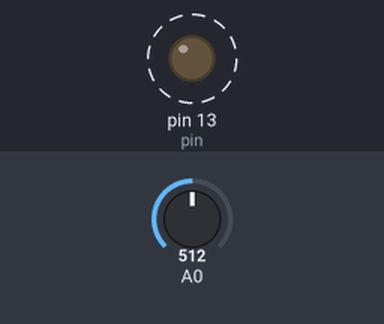
Simulated run of this sketch. Board: Arduino Uno, built with avr-gcc and run on an emulated ATmega328P. Shown: output pins drawn as LEDs (lit = HIGH). Dashed ring = blinking. Inputs (shaded band) come from the test bench; at power-on: A0 = 512. What the sketch prints to the serial monitor is not drawn.

Above: at 0.5 s.
Timing chart, 0 to 4.6 s (numbered marks = the images above):
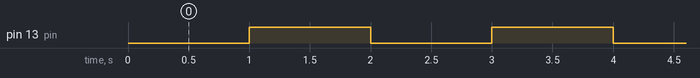

The sketch:

TimerDual.ino
```cpp
#include "Timer.h"

Timer t;
int pin = 13;

void setup()
{
  Serial.begin(9600);
  pinMode(pin, OUTPUT);
  t.oscillate(pin, 1000, LOW);
  t.every(1000, takeReading);
}

void loop()
{
  t.update();
}

void takeReading()
{
  Serial.println(analogRead(0));
}
```

Measured:
- by itself, pin 13 (pin): alternates HIGH for 1.0 s and LOW for 1.0 s
